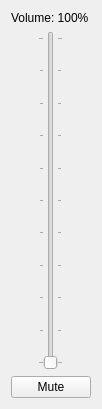
<?xml version="1.0" encoding="UTF-8"?>
<ui version="4.0">
 <class>Widget</class>
 <widget class="QWidget" name="Widget">
  <property name="geometry">
   <rect>
    <x>0</x>
    <y>0</y>
    <width>98</width>
    <height>409</height>
   </rect>
  </property>
  <property name="windowTitle">
   <string>Widget</string>
  </property>
  <layout class="QVBoxLayout" name="verticalLayout">
   <item>
    <widget class="QLabel" name="volumeLabel">
     <property name="text">
      <string>Volume: 100%</string>
     </property>
    </widget>
   </item>
   <item>
    <layout class="QHBoxLayout" name="horizontalLayout">
     <item>
      <spacer name="horizontalSpacer">
       <property name="orientation">
        <enum>Qt::Horizontal</enum>
       </property>
       <property name="sizeHint" stdset="0">
        <size>
         <width>40</width>
         <height>20</height>
        </size>
       </property>
      </spacer>
     </item>
     <item>
      <widget class="QSlider" name="volumeSlider">
       <property name="sizePolicy">
        <sizepolicy hsizetype="Fixed" vsizetype="Expanding">
         <horstretch>0</horstretch>
         <verstretch>0</verstretch>
        </sizepolicy>
       </property>
       <property name="maximum">
        <number>100</number>
       </property>
       <property name="sliderPosition">
        <number>0</number>
       </property>
       <property name="orientation">
        <enum>Qt::Vertical</enum>
       </property>
       <property name="tickPosition">
        <enum>QSlider::TicksBothSides</enum>
       </property>
       <property name="tickInterval">
        <number>10</number>
       </property>
      </widget>
     </item>
     <item>
      <spacer name="horizontalSpacer_2">
       <property name="orientation">
        <enum>Qt::Horizontal</enum>
       </property>
       <property name="sizeHint" stdset="0">
        <size>
         <width>40</width>
         <height>20</height>
        </size>
       </property>
      </spacer>
     </item>
    </layout>
   </item>
   <item>
    <widget class="QPushButton" name="muteButton">
     <property name="text">
      <string>Mute</string>
     </property>
    </widget>
   </item>
  </layout>
 </widget>
 <resources/>
 <connections/>
</ui>
